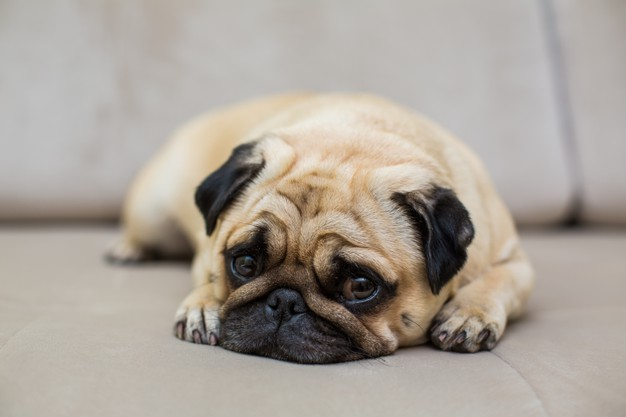
#> input picture cachorro.jpg, 626 x 417 px, found by its file name
$ python parte7.py
#> lines starting #> are read from the running program, lines starting #| are printed output that depends on the picture
import cv2
import numpy as np
from matplotlib import pyplot as plt

def compara(S1, S2, D1, D2, D3):

    hist_S1 = cv2.calcHist([S1], [0], None, [256], [0, 256])
    hist_S2 = cv2.calcHist([S2], [0], None, [256], [0, 256])
    hist_D1 = cv2.calcHist([D1], [0], None, [256], [0, 256])
    hist_D2 = cv2.calcHist([D2], [0], None, [256], [0, 256])
    hist_D3 = cv2.calcHist([D3], [0], None, [256], [0, 256])

    #correl: mais proximo de 1
    #chisqr: mais proximo de 0
    #bhatta: mais proximo de 0

    Correl = np.array([cv2.compareHist(hist_S1, hist_S1, cv2.HISTCMP_CORREL), cv2.compareHist(hist_S1, hist_S2, cv2.HISTCMP_CORREL),
    cv2.compareHist(hist_S1, hist_D1, cv2.HISTCMP_CORREL), cv2.compareHist(hist_S1, hist_D2, cv2.HISTCMP_CORREL), cv2.compareHist(hist_S1, hist_D3, cv2.HISTCMP_CORREL)])

    Chisqr = np.array([cv2.compareHist(hist_S1, hist_S1, cv2.HISTCMP_CHISQR), cv2.compareHist(hist_S1, hist_S2, cv2.HISTCMP_CHISQR),
    cv2.compareHist(hist_S1, hist_D1, cv2.HISTCMP_CHISQR), cv2.compareHist(hist_S1, hist_D2, cv2.HISTCMP_CHISQR), cv2.compareHist(hist_S1, hist_D3, cv2.HISTCMP_CHISQR)])

    Bhatta = np.array([cv2.compareHist(hist_S1, hist_S1, cv2.HISTCMP_BHATTACHARYYA), cv2.compareHist(hist_S1, hist_S2, cv2.HISTCMP_BHATTACHARYYA),
    cv2.compareHist(hist_S1, hist_D1, cv2.HISTCMP_BHATTACHARYYA), cv2.compareHist(hist_S1, hist_D2, cv2.HISTCMP_BHATTACHARYYA), cv2.compareHist(hist_S1, hist_D3, cv2.HISTCMP_BHATTACHARYYA)])

    plt.figure()
    plt.suptitle("CORRELAÇÃO", fontsize = 20)
    plt.subplot(2, 5, 1), plt.imshow(S1, cmap='gray'), plt.title("%.5f" % (Correl[0])), plt.xticks([]), plt.yticks([])
    plt.subplot(2, 5, 2), plt.imshow(S2, cmap='gray'), plt.title("%.5f" % (Correl[1])), plt.xticks([]), plt.yticks([])
    plt.subplot(2, 5, 3), plt.imshow(D1, cmap='gray'), plt.title("%.5f" % (Correl[2])), plt.xticks([]), plt.yticks([])
    plt.subplot(2, 5, 4), plt.imshow(D2, cmap='gray'), plt.title("%.5f" % (Correl[3])), plt.xticks([]), plt.yticks([])
    plt.subplot(2, 5, 5), plt.imshow(D3, cmap='gray'), plt.title("%.5f" % (Correl[4])), plt.xticks([]), plt.yticks([])

    plt.figure()
    plt.suptitle("CHI-SQUARE", fontsize = 20)
    plt.subplot(2, 5, 1), plt.imshow(S1, cmap='gray'), plt.title("%.1f" % (Chisqr[0])), plt.xticks([]), plt.yticks([])
    plt.subplot(2, 5, 2), plt.imshow(S2, cmap='gray'), plt.title("%.1f" % (Chisqr[1])), plt.xticks([]), plt.yticks([])
    plt.subplot(2, 5, 3), plt.imshow(D1, cmap='gray'), plt.title("%.1f" % (Chisqr[2])), plt.xticks([]), plt.yticks([])
    plt.subplot(2, 5, 4), plt.imshow(D2, cmap='gray'), plt.title("%.1f" % (Chisqr[3])), plt.xticks([]), plt.yticks([])
    plt.subplot(2, 5, 5), plt.imshow(D3, cmap='gray'), plt.title("%.1f" % (Chisqr[4])), plt.xticks([]), plt.yticks([])

    plt.figure()
    plt.suptitle("BHATTACHARYYA", fontsize = 20)
    plt.subplot(2, 5, 1), plt.imshow(S1, cmap='gray'), plt.title("%.5f" % (Bhatta[0])), plt.xticks([]), plt.yticks([])
    plt.subplot(2, 5, 2), plt.imshow(S2, cmap='gray'), plt.title("%.5f" % (Bhatta[1])), plt.xticks([]), plt.yticks([])
    plt.subplot(2, 5, 3), plt.imshow(D1, cmap='gray'), plt.title("%.5f" % (Bhatta[2])), plt.xticks([]), plt.yticks([])
    plt.subplot(2, 5, 4), plt.imshow(D2, cmap='gray'), plt.title("%.5f" % (Bhatta[3])), plt.xticks([]), plt.yticks([])
    plt.subplot(2, 5, 5), plt.imshow(D3, cmap='gray'), plt.title("%.5f" % (Bhatta[4])), plt.xticks([]), plt.yticks([])


imagem1 = cv2.imread("trabalho7/cachorro.jpg")
#> imagem1 is the input picture: shape (417, 626, 3); mean B, G, R 153.5, 162.5, 170.6
imagem1 = cv2.cvtColor(imagem1, cv2.COLOR_BGR2GRAY)
#> imagem1: shape (417, 626)

imagem2 = cv2.imread("trabalho7/cachorro2.jpg")
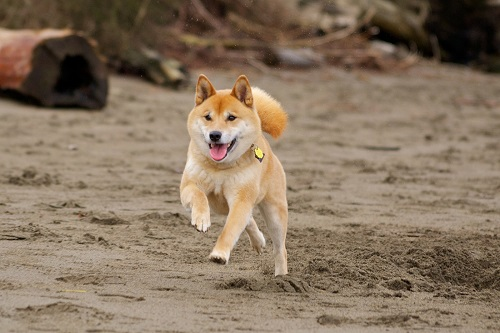
#> input picture cachorro2.jpg, 500 x 333 px, found by its file name
#> imagem2 is the input picture: shape (333, 500, 3); mean B, G, R 96.5, 117.1, 136.1
imagem2 = cv2.cvtColor(imagem2, cv2.COLOR_BGR2GRAY)
#> imagem2: shape (333, 500)

imagem3 = cv2.imread("trabalho7/pato.jpg")
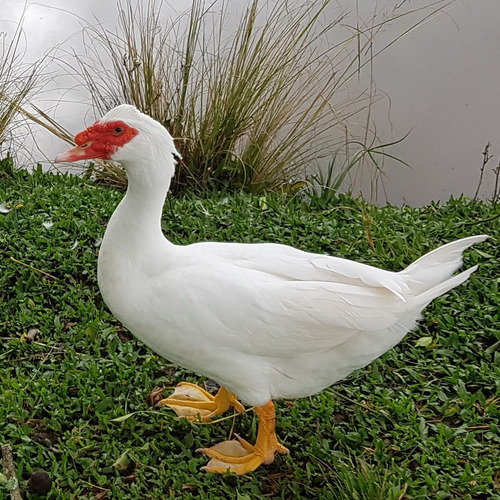
#> input picture pato.jpg, 500 x 500 px, found by its file name
#> imagem3 is the input picture: shape (500, 500, 3); mean B, G, R 98.5, 120.7, 117.9
imagem3 = cv2.cvtColor(imagem3, cv2.COLOR_BGR2GRAY)
#> imagem3: shape (500, 500)

imagem4 = cv2.imread("trabalho7/dinossauro.jpg")
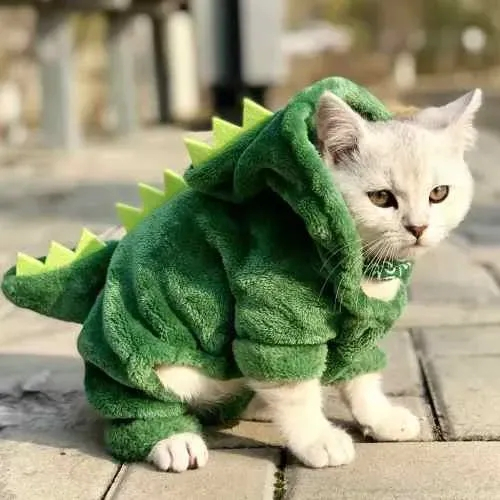
#> input picture dinossauro.jpg, 500 x 500 px, found by its file name
#> imagem4 is the input picture: shape (500, 500, 3); mean B, G, R 114.4, 145.7, 141.4
imagem4 = cv2.cvtColor(imagem4, cv2.COLOR_BGR2GRAY)
#> imagem4: shape (500, 500)

imagem5 = cv2.imread("trabalho7/macaco.jpg")
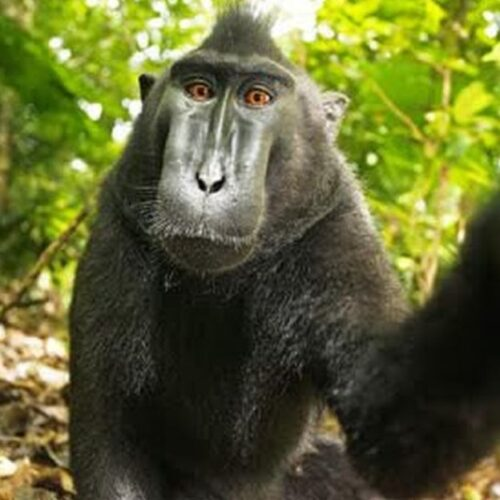
#> input picture macaco.jpg, 500 x 500 px, found by its file name
#> imagem5 is the input picture: shape (500, 500, 3); mean B, G, R 50.8, 100.8, 96.6
imagem5 = cv2.cvtColor(imagem5, cv2.COLOR_BGR2GRAY)
#> imagem5: shape (500, 500)

altura, largura = imagem2.shape
#> altura = 333; largura = 500

imagem1 = cv2.resize(imagem1, (largura, altura))
#> imagem1: shape (333, 500)
imagem3 = cv2.resize(imagem3, (largura, altura))
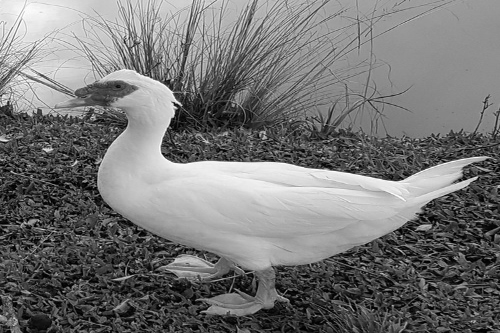
#> imagem3: shape (333, 500); min 0, max 255, mean 117.2
imagem4 = cv2.resize(imagem4, (largura, altura))
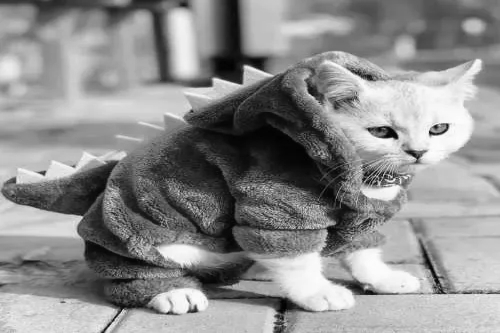
#> imagem4: shape (333, 500); min 1, max 253, mean 140.7
imagem5 = cv2.resize(imagem5, (largura, altura))
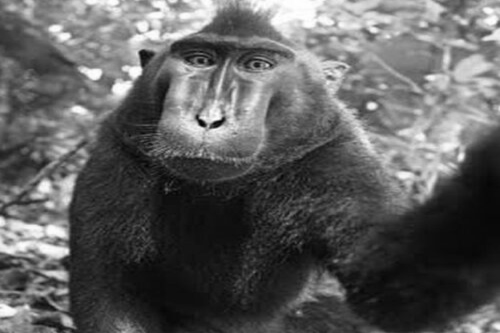
#> imagem5: shape (333, 500); min 4, max 255, mean 93.8

compara(imagem1, imagem2, imagem3, imagem4, imagem5)
#> in compara, `hist_S1 = cv2.calcHist([S1], [0], None, [256], [0, 256])`: hist_S1 = 256 values, max 8969 at index 185, min 0 at index 237, mean 650.4
#> in compara, `hist_S2 = cv2.calcHist([S2], [0], None, [256], [0, 256])`: hist_S2 = 256 values, max 2702 at index 150, min 0 at index 245, mean 650.4
#> in compara, `hist_D1 = cv2.calcHist([D1], [0], None, [256], [0, 256])`: hist_D1 = 256 values, max 1492 at index 144, min 15 at index 255, mean 650.4
#> in compara, `hist_D2 = cv2.calcHist([D2], [0], None, [256], [0, 256])`: hist_D2 = 256 values, max 1672 at index 198, min 0 at index 0, mean 650.4
#> in compara, `hist_D3 = cv2.calcHist([D3], [0], None, [256], [0, 256])`: hist_D3 = 256 values, max 2239 at index 16, min 0 at index 0, mean 650.4
#> in compara, `Correl = np.array([cv2.compareHist(hist_S1, hist_S1, cv2.HISTCMP_CORRE..`: Correl = [1, -0.139, 0.054, 0.412, -0.126]
#> in compara, `Chisqr = np.array([cv2.compareHist(hist_S1, hist_S1, cv2.HISTCMP_CHISQ..`: Chisqr = [0, 792910.5, 542402.5, 363000.6, 510908.4]
#> in compara, `Bhatta = np.array([cv2.compareHist(hist_S1, hist_S1, cv2.HISTCMP_BHATT..`: Bhatta = [0, 0.592, 0.471, 0.423, 0.53]

plt.show()
